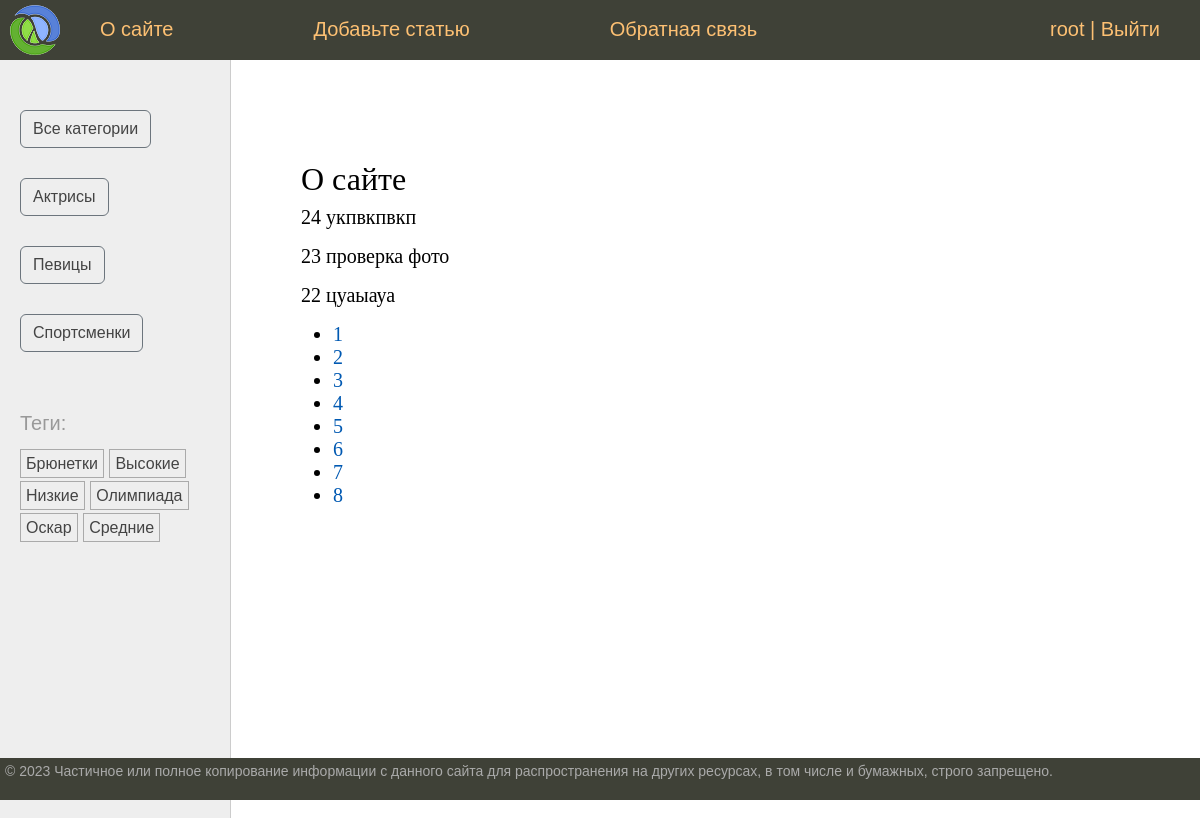
The page /about/ (signed in) on the database its author committed.
### women/models.py (models this page shows, shortened)
class Category(models.Model):
    class Meta:
        verbose_name = "категорию"
        verbose_name_plural = "Категории"
    name = models.CharField(max_length=100, db_index=True, verbose_name="Категория")
    slug = models.SlugField(max_length=255, unique=True, db_index=True)
    def get_absolute_url(self):
        return reverse('category', kwargs={'cat_slug': self.slug})

class TagPost(models.Model):
    tag = models.CharField(max_length=100, db_index=True)
    slug = models.SlugField(max_length=255, unique=True, db_index=True)
    def get_absolute_url(self):
        return reverse('tag', kwargs={'tag_slug': self.slug})

class Women(models.Model):
    class Status(models.IntegerChoices):
        DRAFT = 0, 'Черновик'
        PUBLISHED = 1, 'Опубликованно'
    title = models.CharField(max_length=255, verbose_name="Заголовок")
    slug = models.SlugField(max_length=255, unique=True, db_index=True, verbose_name="slug",validators=[MinLengthValidator(5, message="Миннимум 5 символов"), MaxLengthValidator(100),])
    photo = models.ImageField(upload_to="photos/%Y/%m/%d/", default=None, blank=True, null=True, verbose_name="Фото")
    content = models.TextField(blank=True, verbose_name="Текст статьи")
    time_create = models.DateTimeField(auto_now_add=True, verbose_name="Время создания")
    time_update = models.DateTimeField(auto_now=True, verbose_name="Время изменения")
    is_published = models.BooleanField(choices=tuple(map(lambda x: (bool(x[0]), x[1]), Status.choices)), default=Status.DRAFT, verbose_name="Статус")
    cat = models.ForeignKey('Category', on_delete=models.PROTECT, related_name='posts', verbose_name="Категории")
    tags = models.ManyToManyField('TagPost', blank=True, related_name='tags', verbose_name="Теги")
    husband = models.OneToOneField('Husband', on_delete=models.SET_NULL, null=True, blank=True, related_name='woman', verbose_name="Муж")
    auther = models.ForeignKey(get_user_model(), on_delete=models.SET_NULL, related_name='posts', null=True, default=None)
    objects = models.Manager()
    published = PublishedManager()
    class Meta:
        verbose_name = "известных женщин"
        verbose_name_plural = "Известные женщины"
        ordering = ['-time_create']
        indexes = [
            models.Index(fields=['-time_create'])
        ]

### women/views.py (the view)
# urls.py: path('about/', views.about, name='about'),
@login_required
def about(request):
    contact_list = Women.published.all()
    paginator = Paginator(contact_list, 3)
    page_number = request.GET.get('page')
    page_obj = paginator.get_page(page_number)
    return render(request, 'women/about.html', {'title': 'О сайте', 'page_obj': page_obj})

### users/context_processors.py (called while the page is built)
def get_women_context(request):
    return {'mainmenu': menu}

### women/models.py (called while the page is built)
    def get_queryset(self):
        return super().get_queryset().filter(is_published=Women.Status.PUBLISHED)

### women/templatetags/women_tags.py (called while the page is built)
@register.inclusion_tag('women/list_categories.html')
def show_categories(cat_selected=0):
    cats = Category.objects.annotate(total=Count("posts")).filter(total__gt=0)
    return {'cats': cats, 'cat_selected': cat_selected}

@register.inclusion_tag('women/list_tags.html')
def show_all_tags():
    return {'tags': TagPost.objects.annotate(total=Count("tags")).filter(total__gt=0)}

### women/templates/women/about.html
{% extends 'base.html' %}
{% block content %}
<h1>{{ title }}</h1>
{% for item in page_obj %}
<p>{{ item.pk }} {{ item.title }}</p>
{% endfor %}
<nav>
    <ul>
        {% for p in page_obj.paginator.page_range %}
        <li>
            <a href="?page={{ p }}">{{ p }}</a>
        </li>
        {% endfor %}
    </ul>
</nav>
{% endblock %}

### templates/base.html (shortened to what this page needs)
{% load static %}
{% load women_tags %}
{% load bootstrap5 %}
{% bootstrap_css %}
<!DOCTYPE html>
<html>
<head>
	<link type="text/css" href="{% static 'women/css/styles.css' %}" rel="stylesheet" />
</head>
<body>
<table class="table-page" border=0 cellpadding="0" cellspacing="0">
<tr><td valign=top>
{% block mainmenu %}
		<div class="header">
			<ul id="mainmenu" class="mainmenu">
			<li class="logo"><a href="{% url 'home' %}"><div class="logo"></div></a></li>
{% for m in mainmenu %}
		<li><a href ="{% url m.url_name %}">{{ m.title }}</a><li>
{% endfor %}
{% if user.is_authenticated %}
		<li class="last"><a href="{% url 'users:profile' %}"> {{user.username}}</a> | <a href="{% url 'users:logout' %}">Выйти</a></li>
{% else %}
		<li class="last"><a href="{% url 'users:login' %}">Войти</a> | <a href="{% url 'users:register' %}">Регистрация</a></li>
{% endif %}
			</ul>
		</div>
{% endblock mainmenu %}
<table class="table-content" border=0 cellpadding="0" cellspacing="0">
<tr>
	<td valign="top" class="left-chapters">
	<ul id="leftchapters">
		{% if cat_selected == 0 %}
		<li class="btn btn-outline-secondary disabled">Все категории</li>
		{% else %}
		<li><a class="btn btn-outline-secondary" href="{% url 'home' %}" role="button">Все категории</a></li>
		{% endif %}
		{% show_categories cat_selected %}
		<li>{% show_all_tags %}</li>
	</ul>
</td>
<td valign="top" class="content">
	<div class="content-text">
{% block content %}
{% endblock %}
	</div>
</td></tr></table>
</td></tr>
<tr><td valign=top>
	<div id="footer">
		<p>&copy; 2023 Частичное или полное копирование информации с данного сайта для распространения на других ресурсах, в том числе и бумажных, строго запрещено.</p>
	</div>
</td></tr></table>
</body>
</html>

### women/templates/women/list_categories.html
{% for cat in cats %}
{% if cat.id == cat_selected %}
<li class="btn btn-outline-secondary disabled">{{ cat.name }}</li>
{% else %}
<li><a class="btn btn-outline-secondary" href="{{ cat.get_absolute_url }}" role="button">{{ cat.name }}</a></li>
{% endif %}
{% endfor %}

### women/templates/women/list_tags.html
{% if tags %}
    <p>Теги:</p>
    <ul class="tags-list">
        {% for t in tags %}
        <li><a href="{{t.get_absolute_url}}">{{t.tag}}</a></li>
        {% endfor %}
</ul>
{% endif %}

### rows shown on the page
Category: name "Актрисы"
Category: name "Певицы"
Category: name "Спортсменки"
TagPost: tag "Брюнетки"
TagPost: tag "Высокие"
TagPost: tag "Низкие"
TagPost: tag "Олимпиада"
TagPost: tag "Оскар"
TagPost: tag "Средние"
Women: pk "24", title "укпвкпвкп"
Women: pk "23", title "проверка фото"
Women: pk "22", title "цуаыауа"

### other values the page prints
{{ m.title }} "О сайте" "Добавьте статью" "Обратная связь"
{{ user.username }} "root"
{{ title }} "О сайте"
{{ p }} "1" "2" "3" "4" "5" "6" "7" "8"
